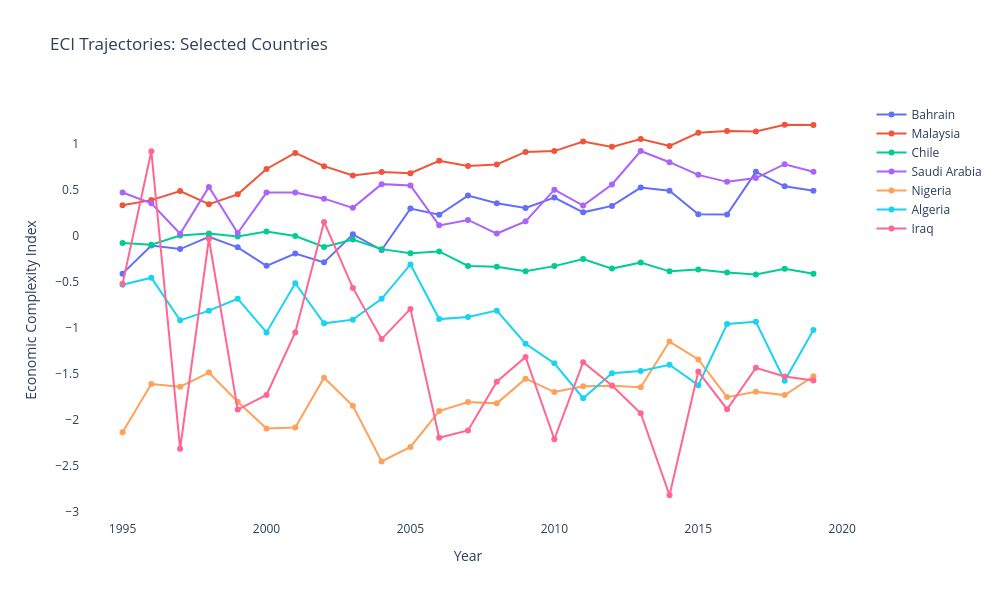

This figure's notebook cell:
### Markdown cell above
# Convergence/Divergence Plot

### Code cell
# Track individual high-resource countries over time
fig = go.Figure()

for country in ['Bahrain', 'Malaysia', 'Chile', 'Saudi Arabia', 'Nigeria', 'Algeria', 'Iraq']:
    country_data = high_resource_countries_df[high_resource_countries_df['Country Name'] == country]
    if len(country_data) > 0:
        fig.add_trace(go.Scatter(
            x=country_data['Year'],
            y=country_data['Economic Complexity Index'],
            mode='lines+markers',
            name=country,
            line=dict(width=2)
        ))

fig.update_layout(
    title='ECI Trajectories: Selected Countries',
    xaxis_title='Year', yaxis_title='Economic Complexity Index',
    plot_bgcolor='white', paper_bgcolor='white',
    height=600, width=1000
)
fig.show()
fig.write_html(r'..\\figures\\summary_stats\\eci_evolution_selected_countries.html')

### Figure 1 — Plotly figure (JSON) as saved in the notebook; plotly's stock layout.template omitted (floating-point values rounded to 4 significant figures)
{"data": [{"line": {"width": 2}, "mode": "lines+markers", "name": "Bahrain", "type": "scatter", "x": [1995, 1996, 1997, 1998, 1999, 2000, 2001, 2002, 2003, 2004, 2005, 2006, 2007, 2008, 2009, 2010, 2011, 2012, 2013, 2014, 2015, 2016, 2017, 2018, 2019], "y": [-0.411, -0.105, -0.143, -0.011, -0.124, -0.326, -0.192, -0.288, 0.017, -0.154, 0.298, 0.23, 0.439, 0.357, 0.305, 0.418, 0.257, 0.327, 0.527, 0.492, 0.237, 0.233, 0.698, 0.54, 0.492]}, {"line": {"width": 2}, "mode": "lines+markers", "name": "Malaysia", "type": "scatter", "x": [1995, 1996, 1997, 1998, 1999, 2000, 2001, 2002, 2003, 2004, 2005, 2006, 2007, 2008, 2009, 2010, 2011, 2012, 2013, 2014, 2015, 2016, 2017, 2018, 2019], "y": [0.333, 0.39, 0.488, 0.346, 0.453, 0.729, 0.904, 0.76, 0.658, 0.696, 0.684, 0.819, 0.762, 0.779, 0.915, 0.924, 1.028, 0.97, 1.056, 0.98, 1.124, 1.144, 1.138, 1.211, 1.209]}, {"line": {"width": 2}, "mode": "lines+markers", "name": "Chile", "type": "scatter", "x": [1995, 1996, 1997, 1998, 1999, 2000, 2001, 2002, 2003, 2004, 2005, 2006, 2007, 2008, 2009, 2010, 2011, 2012, 2013, 2014, 2015, 2016, 2017, 2018, 2019], "y": [-0.078, -0.097, 0.005, 0.027, -0.005, 0.047, -0.001, -0.121, -0.04, -0.144, -0.188, -0.169, -0.327, -0.335, -0.386, -0.329, -0.252, -0.356, -0.289, -0.386, -0.366, -0.398, -0.421, -0.358, -0.413]}, {"line": {"width": 2}, "mode": "lines+markers", "name": "Saudi Arabia", "type": "scatter", "x": [1995, 1996, 1997, 1998, 1999, 2000, 2001, 2002, 2003, 2004, 2005, 2006, 2007, 2008, 2009, 2010, 2011, 2012, 2013, 2014, 2015, 2016, 2017, 2018, 2019], "y": [0.473, 0.356, 0.023, 0.533, 0.031, 0.472, 0.472, 0.406, 0.306, 0.564, 0.55, 0.115, 0.174, 0.026, 0.159, 0.504, 0.33, 0.56, 0.925, 0.803, 0.665, 0.589, 0.63, 0.781, 0.7]}, {"line": {"width": 2}, "mode": "lines+markers", "name": "Nigeria", "type": "scatter", "x": [1995, 1996, 1997, 1998, 1999, 2000, 2001, 2002, 2003, 2004, 2005, 2006, 2007, 2008, 2009, 2010, 2011, 2012, 2013, 2014, 2015, 2016, 2017, 2018, 2019], "y": [-2.138, -1.614, -1.643, -1.489, -1.807, -2.099, -2.087, -1.544, -1.85, -2.456, -2.299, -1.908, -1.809, -1.824, -1.555, -1.701, -1.637, -1.633, -1.648, -1.151, -1.345, -1.756, -1.698, -1.734, -1.529]}, {"line": {"width": 2}, "mode": "lines+markers", "name": "Algeria", "type": "scatter", "x": [1995, 1996, 1997, 1998, 1999, 2000, 2001, 2002, 2003, 2004, 2005, 2006, 2007, 2008, 2009, 2010, 2011, 2012, 2013, 2014, 2015, 2016, 2017, 2018, 2019], "y": [-0.532, -0.455, -0.92, -0.814, -0.684, -1.051, -0.516, -0.952, -0.912, -0.685, -0.311, -0.906, -0.883, -0.814, -1.175, -1.388, -1.768, -1.495, -1.471, -1.403, -1.626, -0.959, -0.935, -1.578, -1.025]}, {"line": {"width": 2}, "mode": "lines+markers", "name": "Iraq", "type": "scatter", "x": [1995, 1996, 1997, 1998, 1999, 2000, 2001, 2002, 2003, 2004, 2005, 2006, 2007, 2008, 2009, 2010, 2011, 2012, 2013, 2014, 2015, 2016, 2017, 2018, 2019], "y": [-0.522, 0.923, -2.318, -0.031, -1.892, -1.733, -1.051, 0.152, -0.566, -1.124, -0.795, -2.198, -2.119, -1.588, -1.318, -2.215, -1.376, -1.629, -1.932, -2.825, -1.478, -1.888, -1.437, -1.532, -1.575]}], "layout": {"height": 600, "paper_bgcolor": "white", "plot_bgcolor": "white", "title": {"text": "ECI Trajectories: Selected Countries"}, "width": 1000, "xaxis": {"title": {"text": "Year"}}, "yaxis": {"title": {"text": "Economic Complexity Index"}}}}
